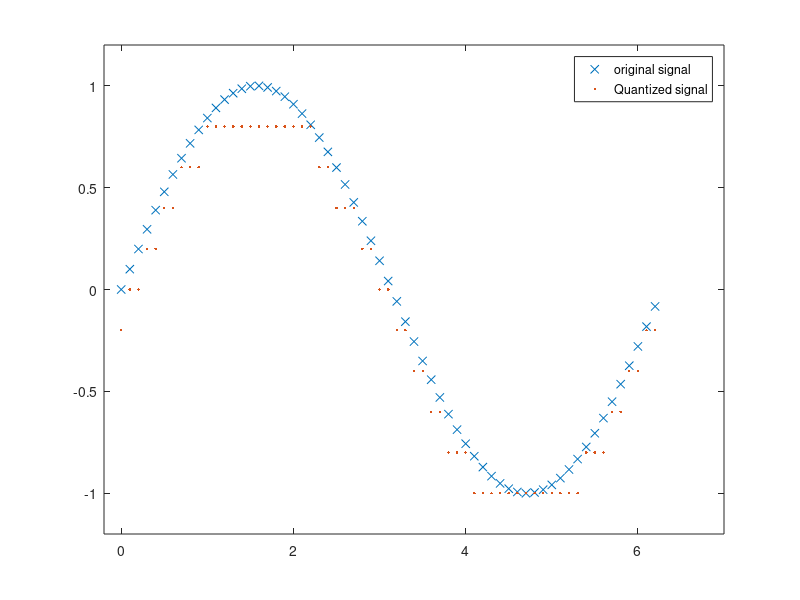

The MATLAB script that drew this image:
%Quantization
clear all:
close all;
clc;
t = [0: .1:2*pi]; %Times at which to sample the sine function
sig = sin (t);  %Original signal, a sine wave
partition = [-1: .2:1]; 
codebook = [-1.2:.2:1]; 
[index, quants] = quantiz (sig, partition, codebook); %Quantize
plot (t, sig, 'x', t, quants,'. ');
legend('original signal', 'Quantized signal');
axis ([-.2 7 -1.2 1.2])